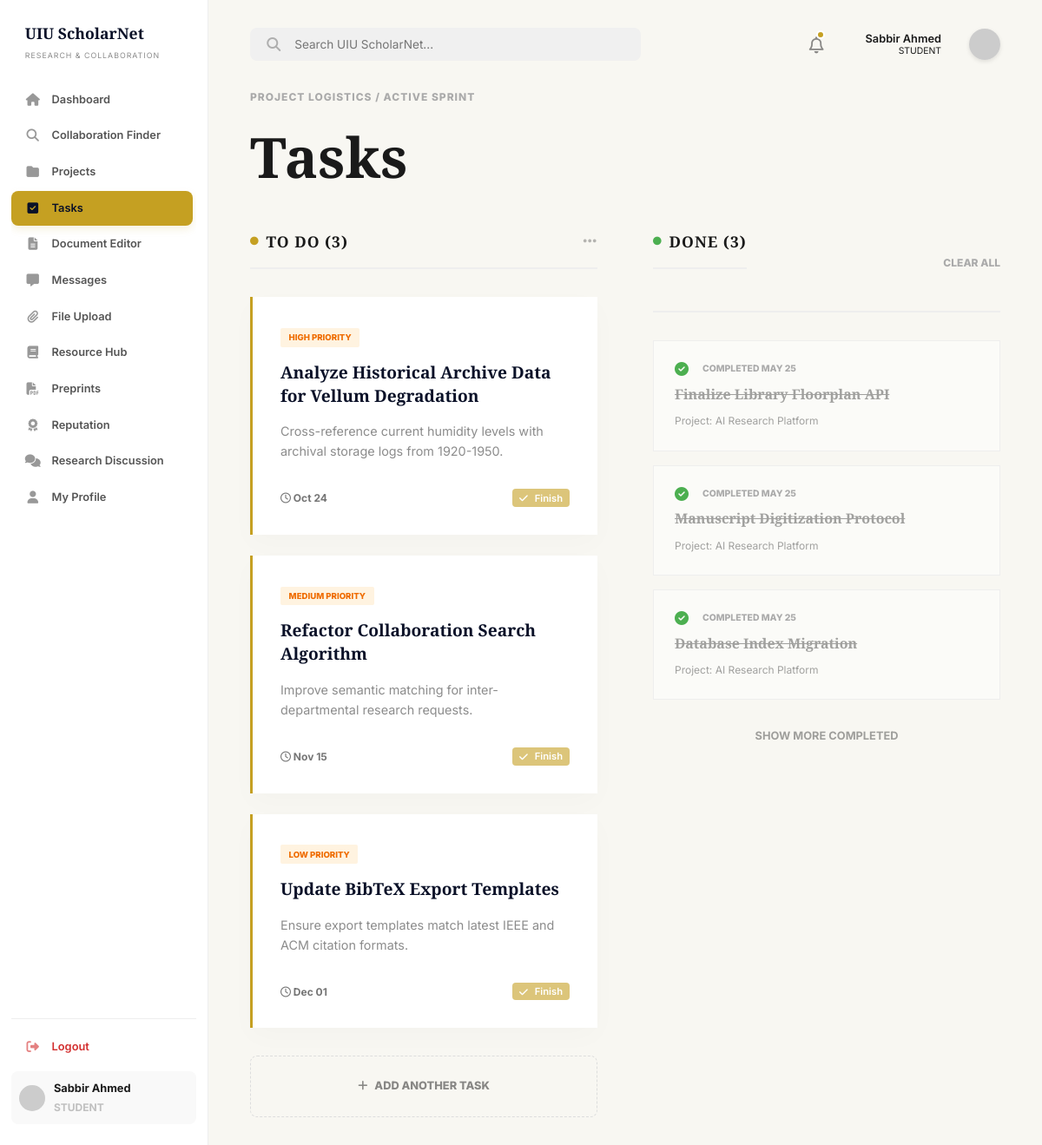
/dashboard/tasks.php (signed in), run on the app's committed database.
### tables this page shows
CREATE TABLE IF NOT EXISTS users (
    id INT AUTO_INCREMENT PRIMARY KEY,
    full_name VARCHAR(100) NOT NULL,
    email VARCHAR(100) UNIQUE NOT NULL,
    password VARCHAR(255) NOT NULL,
    role ENUM('student', 'faculty') DEFAULT 'student',
    department VARCHAR(100),
    interests TEXT,
    skills TEXT,
    points INT DEFAULT 0,
    created_at TIMESTAMP DEFAULT CURRENT_TIMESTAMP
);

CREATE TABLE IF NOT EXISTS tasks (
    id INT AUTO_INCREMENT PRIMARY KEY,
    project_id INT,
    title VARCHAR(255) NOT NULL,
    description TEXT,
    assigned_to INT,
    priority ENUM('low', 'medium', 'high') DEFAULT 'medium',
    status ENUM('todo', 'inprogress', 'done') DEFAULT 'todo',
    due_date DATE,
    created_at TIMESTAMP DEFAULT CURRENT_TIMESTAMP,
    FOREIGN KEY (project_id) REFERENCES projects(id) ON DELETE CASCADE,
    FOREIGN KEY (assigned_to) REFERENCES users(id) ON DELETE SET NULL
);

CREATE TABLE IF NOT EXISTS projects (
    id INT AUTO_INCREMENT PRIMARY KEY,
    title VARCHAR(255) NOT NULL,
    description TEXT,
    department VARCHAR(100),
    visibility ENUM('public', 'institution', 'private') DEFAULT 'public',
    status ENUM('planning', 'active', 'review', 'completed') DEFAULT 'active',
    progress INT DEFAULT 0,
    creator_id INT,
    supervisor_id INT,
    supervisor_approved TINYINT(1) DEFAULT 0,
    created_at TIMESTAMP DEFAULT CURRENT_TIMESTAMP,
    FOREIGN KEY (creator_id) REFERENCES users(id) ON DELETE SET NULL,
    FOREIGN KEY (supervisor_id) REFERENCES users(id) ON DELETE SET NULL
);

### includes/auth_check.php (called while the page is built, shortened)
<?php
require_once('db_connect.php');
$user_id = (int)$_SESSION['user_id'];
$stmt = $conn->prepare("SELECT * FROM users WHERE id = ?");
$stmt->bind_param("i", $user_id);
$stmt->execute();
$user_result = $stmt->get_result();
$user_data = $user_result->fetch_assoc();
?>

### dashboard/tasks.php (the view, shortened to what this page needs)
<?php
require_once('../includes/auth_check.php');
$project_id = isset($_GET['project_id']) ? (int)$_GET['project_id'] : null;
$ptStmt = $conn->prepare("SELECT COUNT(*) as total FROM tasks WHERE assigned_to = ? AND status != 'done'");
$ptStmt->bind_param("i", $user_id);
$ptStmt->execute();
$pending_tasks = (int)($ptStmt->get_result()->fetch_assoc()['total'] ?? 0);
$crStmt = $conn->prepare("SELECT COUNT(*) as total FROM collaboration_applications ca JOIN collaboration_posts cp ON ca.post_id = cp.id WHERE cp.user_id = ? AND ca.status = 'pending'");
$crStmt->bind_param("i", $user_id);
$crStmt->execute();
$collab_requests = (int)($crStmt->get_result()->fetch_assoc()['total'] ?? 0);
$task_sql = "SELECT t.*, p.title as project_title FROM tasks t
             JOIN projects p ON t.project_id = p.id
             LEFT JOIN project_members pm ON p.id = pm.project_id AND pm.user_id = ?
             WHERE (p.creator_id = ? OR pm.user_id = ?)";
if ($project_id) {
    $task_sql .= " AND t.project_id = ?";
    $tstmt = $conn->prepare($task_sql);
    $tstmt->bind_param("iiii", $user_id, $user_id, $user_id, $project_id);
} else {
    $tstmt = $conn->prepare($task_sql);
    $tstmt->bind_param("iii", $user_id, $user_id, $user_id);
}
$tstmt->execute();
$task_result = $tstmt->get_result();
$tasks_todo = [];
$tasks_done = [];
while ($task = $task_result->fetch_assoc()) {
    if ($task['status'] == 'todo' || $task['status'] == 'inprogress') $tasks_todo[] = $task;
    elseif ($task['status'] == 'done') $tasks_done[] = $task;
}
?>
<!DOCTYPE html>
<html lang="en">
<head>
    <link rel="stylesheet" href="https://cdnjs.cloudflare.com/ajax/libs/font-awesome/6.4.0/css/all.min.css">
    <link rel="stylesheet" href="../assets/css/style.css">
</head>
<body class="dashboard-page">
    <?php include('../includes/sidebar.php'); ?>
    <main class="main-content">
        <?php include('../includes/header.php'); ?>
        <section>
            <div class="section-label">PROJECT LOGISTICS / ACTIVE SPRINT</div>
            <h1 class="page-title">Tasks</h1>
            <div class="kanban-board">
                <div class="kanban-column">
                    <h3><span class="column-badge"><i class="fa-solid fa-circle dot-gold"></i> To Do (<?php echo count($tasks_todo); ?>)</span> <i class="fa-solid fa-ellipsis column-options"></i></h3>
                    <?php foreach($tasks_todo as $task): ?>
                    <div class="task-card">
                        <div class="priority-badge"><?php echo $task['priority']; ?> PRIORITY</div>
                        <h4><?php echo htmlspecialchars($task['title']); ?></h4>
                        <p class="task-desc"><?php echo htmlspecialchars($task['description']); ?></p>
                        <div class="task-meta-footer">
                            <span><i class="fa-regular fa-clock"></i> <?php echo date('M d', strtotime($task['due_date'])); ?></span>
                            <div class="task-actions" style="margin-left:auto;">
                                <form method="POST" action="../actions/update_task_status.php" style="display:inline;">
                                    <button type="submit" class="btn btn-primary" style="padding: 0.2rem 0.5rem; font-size: 0.7rem;"><i class="fa-solid fa-check"></i> Finish</button>
                                </form>
                            </div>
                        </div>
                    </div>
                    <?php endforeach; ?>
                    <div class="create-project-box add-task-box" onclick="openModal()">
                        <div class="add-task-text">
                            <i class="fa-solid fa-plus"></i> ADD ANOTHER TASK
                        </div>
                    </div>
                </div>
                <div class="kanban-column">
                    <div class="done-header">
                        <h3 class="done-title"><span class="column-badge"><i class="fa-solid fa-circle dot-green"></i> Done (<?php echo count($tasks_done); ?>)</span></h3>
                        <span class="clear-all" onclick="if(confirm('Clear all completed tasks?')) document.getElementById('clearTasksForm').submit();">CLEAR ALL</span>
                    </div>
                    <?php foreach($tasks_done as $task): ?>
                    <div class="task-completed-card">
                        <div class="completed-check">
                            <i class="fa-solid fa-circle-check check-icon"></i>
                            <span class="completed-date">COMPLETED <?php echo strtoupper(date('M d', strtotime($task['created_at'] ?? 'now'))); ?></span>
                        </div>
                        <h4><?php echo htmlspecialchars($task['title']); ?></h4>
                        <div class="completed-reviewer">Project: <?php echo htmlspecialchars($task['project_title']); ?></div>
                    </div>
                    <?php endforeach; ?>
                    <div class="show-more">SHOW MORE COMPLETED</div>
                </div>
            </div>
        </section>
    </main>
</body>
</html>

### includes/sidebar.php (shortened to what this page needs)
<aside class="sidebar">
    <div class="logo">UIU ScholarNet</div>
    <div class="sidebar-subtitle">RESEARCH & COLLABORATION</div>
    <nav class="sidebar-menu">
        <a href="index.php" class="menu-item <?php echo (basename($_SERVER['PHP_SELF']) == 'index.php') ? 'active' : ''; ?>">
            <i class="fa-solid fa-house"></i> Dashboard
        </a>
        <a href="collaboration.php" class="menu-item <?php echo (basename($_SERVER['PHP_SELF']) == 'collaboration.php') ? 'active' : ''; ?>">
            <i class="fa-solid fa-magnifying-glass"></i> Collaboration Finder
        </a>
        <a href="projects.php" class="menu-item <?php echo (basename($_SERVER['PHP_SELF']) == 'projects.php' || basename($_SERVER['PHP_SELF']) == 'edit_project.php') ? 'active' : ''; ?>">
            <i class="fa-solid fa-folder"></i> Projects
        </a>
        <a href="tasks.php" class="menu-item <?php echo (basename($_SERVER['PHP_SELF']) == 'tasks.php') ? 'active' : ''; ?>">
            <i class="fa-solid fa-square-check"></i> Tasks
        </a>
        <a href="documents.php" class="menu-item <?php echo (basename($_SERVER['PHP_SELF']) == 'documents.php' || basename($_SERVER['PHP_SELF']) == 'document_editor.php') ? 'active' : ''; ?>">
            <i class="fa-solid fa-file-lines"></i> Document Editor
        </a>
        <a href="messages.php" class="menu-item <?php echo (basename($_SERVER['PHP_SELF']) == 'messages.php' && (!isset($_GET['channel']) || $_GET['channel'] !== 'discussion')) ? 'active' : ''; ?>">
            <i class="fa-solid fa-message"></i> Messages
        </a>
        <a href="file_upload.php" class="menu-item <?php echo (basename($_SERVER['PHP_SELF']) == 'file_upload.php') ? 'active' : ''; ?>">
            <i class="fa-solid fa-paperclip"></i> File Upload
        </a>
        <a href="resources.php" class="menu-item <?php echo (basename($_SERVER['PHP_SELF']) == 'resources.php') ? 'active' : ''; ?>">
            <i class="fa-solid fa-book"></i> Resource Hub
        </a>
        <a href="preprints.php" class="menu-item <?php echo (basename($_SERVER['PHP_SELF']) == 'preprints.php' || basename($_SERVER['PHP_SELF']) == 'preprint_details.php') ? 'active' : ''; ?>">
            <i class="fa-solid fa-file-pdf"></i> Preprints
        </a>
        <a href="reputation.php" class="menu-item <?php echo (basename($_SERVER['PHP_SELF']) == 'reputation.php') ? 'active' : ''; ?>">
            <i class="fa-solid fa-award"></i> Reputation
        </a>
        <a href="research_discussion.php" class="menu-item <?php echo (basename($_SERVER['PHP_SELF']) == 'research_discussion.php' || basename($_SERVER['PHP_SELF']) == 'discussion_thread.php') ? 'active' : ''; ?>">
            <i class="fa-solid fa-comments"></i> Research Discussion
        </a>
        <a href="profile.php" class="menu-item <?php echo (basename($_SERVER['PHP_SELF']) == 'profile.php') ? 'active' : ''; ?>">
            <i class="fa-solid fa-user"></i> My Profile
        </a>
    </nav>
    <div class="sidebar-footer">
        <a href="../auth/logout.php" class="menu-item logout-link"><i class="fa-solid fa-right-from-bracket"></i> Logout</a>
        <div class="user-profile-small">
            <img src="https://ui-avatars.com/api/?name=<?php echo urlencode($user_data['full_name']); ?>&background=0a1128&color=fff" alt="User">
            <div>
                <div class="user-name"><?php echo htmlspecialchars($user_data['full_name']); ?></div>
                <div class="user-role" style="font-size: 0.75rem; font-weight: bold; margin-top: 2px;">
                    <?php if ($user_data['role'] === 'admin'): ?>
                        <span style="color: #4f46e5;">ADMIN</span>
                    <?php elseif ($user_data['role'] === 'faculty'): ?>
                        <span style="color: <?php echo isset($user_data['is_verified']) && $user_data['is_verified'] ? '#1e8e3e' : '#d93025'; ?>;">
                            <?php echo isset($user_data['is_verified']) && $user_data['is_verified'] ? 'VERIFIED FACULTY' : 'UNVERIFIED FACULTY'; ?>
                        </span>
                    <?php else: ?>
                        <span style="color: #888;">STUDENT</span>
                    <?php endif; ?>
                </div>
            </div>
        </div>
    </div>
</aside>

### includes/header.php (shortened to what this page needs)
<header class="dash-header">
    <div class="search-container">
        <i class="fa-solid fa-magnifying-glass search-icon"></i>
        <input type="text" placeholder="Search UIU ScholarNet...">
    </div>
    <div class="header-actions" style="display: flex; align-items: center; justify-content: flex-end; gap: 1.5rem;">
        <a href="notifications.php" class="notification-icon" style="color: inherit; text-decoration: none; position: relative; display: flex; align-items: center; height: 36px;">
            <i class="fa-regular fa-bell header-icon" style="font-size: 1.2rem; line-height: 1;"></i>
            <?php if (($collab_requests ?? 0) > 0 || ($pending_tasks ?? 0) > 0 || ($unread_notifications ?? 0) > 0): ?>
                <span class="notification-dot" style="top: 2px; right: -2px; position: absolute; width: 10px; height: 10px; background: var(--secondary-color); border-radius: 50%; border: 2px solid #fff;"></span>
            <?php endif; ?>
        </a>
        <div style="display: flex; flex-direction: column; align-items: flex-end; justify-content: center; margin-right: 0.5rem; line-height: 1.2;">
            <span style="font-size: 0.8rem; font-weight: 600; color: var(--text-color);"><?php echo htmlspecialchars($user_data['full_name'] ?? 'User'); ?></span>
            <?php if (isset($user_data['role'])): ?>
                <?php if ($user_data['role'] === 'admin'): ?>
                    <span style="font-size: 0.65rem; color: #4f46e5; font-weight: 700; background: #eef2ff; padding: 0.1rem 0.4rem; border-radius: 4px;">ADMIN</span>
                <?php elseif ($user_data['role'] === 'faculty' && isset($user_data['is_verified']) && $user_data['is_verified']): ?>
                    <span style="font-size: 0.65rem; color: #1e8e3e; font-weight: 700; background: #e6f4ea; padding: 0.1rem 0.4rem; border-radius: 4px;"><i class="fa-solid fa-circle-check"></i> FACULTY</span>
                <?php elseif ($user_data['role'] === 'faculty' && isset($user_data['is_verified']) && !$user_data['is_verified']): ?>
                    <span style="font-size: 0.65rem; color: #d93025; font-weight: 700; background: #fce8e6; padding: 0.1rem 0.4rem; border-radius: 4px;">UNVERIFIED</span>
                <?php else: ?>
                    <span style="font-size: 0.65rem; color: var(--text-light); text-transform: uppercase;"><?php echo htmlspecialchars($user_data['role']); ?></span>
                <?php endif; ?>
            <?php endif; ?>
        </div>
        <a href="profile.php" style="color: inherit; text-decoration: none; display: flex; align-items: center;">
            <img src="https://ui-avatars.com/api/?name=<?php echo urlencode($user_data['full_name'] ?? 'User'); ?>&background=0a1128&color=fff" alt="Avatar" style="width: 36px; height: 36px; border-radius: 50%; box-shadow: 0 2px 5px rgba(0,0,0,0.1); display: block;">
        </a>
    </div>
</header>

### data on the page
users: full_name "Sabbir Ahmed", role "STUDENT"
tasks: priority "HIGH", title "Analyze Historical Archive Data for Vellum Degradation", description "Cross-reference current humidity levels with archival storage logs from 1920-1950.", due_date "Oct 24"
tasks: priority "MEDIUM", title "Refactor Collaboration Search Algorithm", description "Improve semantic matching for inter-departmental research requests.", due_date "Nov 15"
tasks: priority "LOW", title "Update BibTeX Export Templates", description "Ensure export templates match latest IEEE and ACM citation formats.", due_date "Dec 01"
tasks: created_at "MAY 25", title "Finalize Library Floorplan API", project.title "AI Research Platform"
tasks: created_at "MAY 25", title "Manuscript Digitization Protocol", project.title "AI Research Platform"
tasks: created_at "MAY 25", title "Database Index Migration", project.title "AI Research Platform"

### other printed values
count($tasks_todo) "3"
count($tasks_done) "3"
